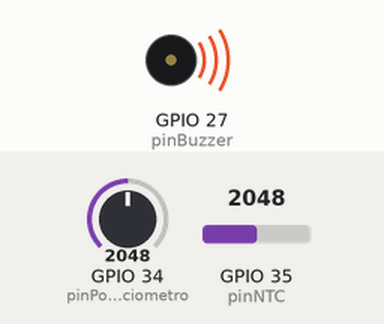
Recording of a sketch running on a simulated ESP32. Parts: buzzer (waves = sounding, pin HIGH). Inputs (shaded band) come from the test bench; at power-on: GPIO 34 (pinPotenciometro) = 2048, GPIO 35 (pinNTC) = 2048. What the sketch prints to the serial monitor is not drawn.

Above: at 0.2 s.
Timing chart, 0 to 3.5 s (numbered marks = the images above):
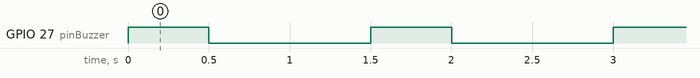

The sketch:

codigoFinal.ino
```cpp
const int pinPotenciometro = 34;  // Pino para o potenciômetro
const int pinNTC = 35;  // Pino para o sensor temperatura
const int pinBuzzer = 27;  // Pino para o buzzer

void setup() {
  Serial.begin(115200);
  pinMode(pinBuzzer, OUTPUT);
}

void loop() {
  // Leitura do potenciômetro
  int valorPotenciometro = analogRead(pinPotenciometro);

  // Mapeia o valor do potenciômetro para uma faixa de frequência cardíaca
  int frequenciaCardiaca = map(valorPotenciometro, 0, 4095, 40, 150);

  // Leitura do sensor NTC
  int valorNTC = analogRead(pinNTC);

  // Converte o valor do NTC para temperatura em graus Celsius
  float temperatura = mapeiaTemperatura(valorNTC);

  // Valor da frequência cardíaca no Monitor Serial
  Serial.print("Frequência Cardíaca: ");
  Serial.println(frequenciaCardiaca);

  // Valor simulado da temperatura no Monitor Serial
  Serial.print("Temperatura em graus celcius: ");
  Serial.println(temperatura);

  /* Verifica se a frequência cardíaca está fora da faixa ideal
    para uma pessoa adulta (60-100 BPM) */
  if (frequenciaCardiaca < 60 || frequenciaCardiaca > 100) {
    // Emite um alerta sonoro usando o buzzer
    digitalWrite(pinBuzzer, HIGH);
    delay(500);  // Mantém o alerta sonoro por 0,5 segundos
    digitalWrite(pinBuzzer, LOW);
  }

  // Verifica se a temperatura está fora da faixa ideal (36 - 38 graus Celsius)
  if (temperatura < 36 || temperatura > 38) {
    // Emite um alerta sonoro usando o buzzer
    digitalWrite(pinBuzzer, HIGH);
    delay(500);  // Mantém o alerta sonoro por 0,5 segundos
    digitalWrite(pinBuzzer, LOW);
  }

  delay(1000);  // Aguarda 1 segundo antes de ler novamente
}

// Função para converter a leitura do NTC para temperatura em graus Celsius
float mapeiaTemperatura(int leitura) {
  return map(leitura, 0, 4095, 20, 50);
}
```

Measured:
- by itself, GPIO 27 (pinBuzzer): alternates HIGH for 0.50 s and LOW for 1.0 s
